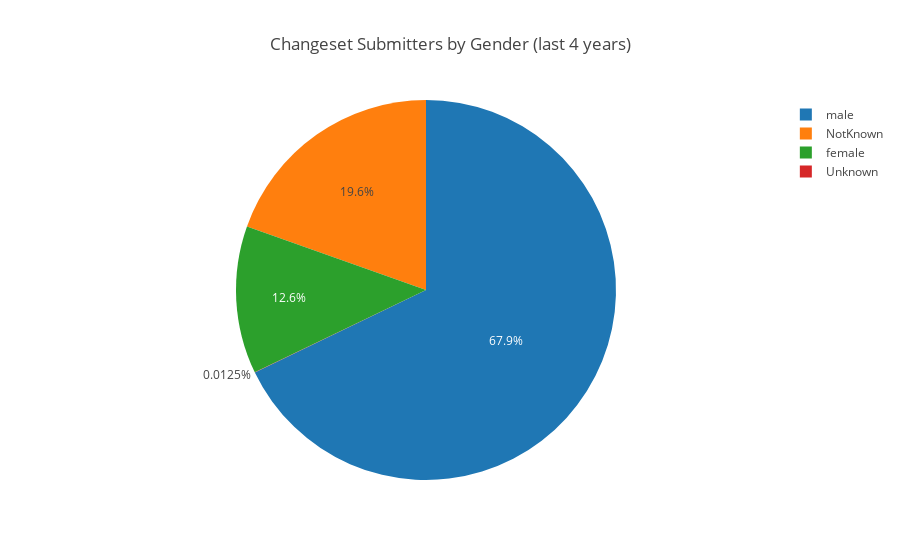

Notebook cell for this chart:
### Markdown cell above
### Aggregated number of submitters

### Code cell
pie_chart_labels, pie_chart_values, pie_chart_count = query_total_piechart(INDEX, METRIC_NAME, METRIC_FIELD, [filter_date_4y,
                                                                                             filter_changeset_submission])
draw_piechart(pie_chart_labels, pie_chart_values, 'Changeset Submitters by Gender (last 4 years)')

### Figure 1 — Plotly figure (JSON) as saved in the notebook; plotly's stock layout.template omitted (floating-point values rounded to 4 significant figures)
{"data": [{"labels": ["male", "NotKnown", "female", "Unknown"], "type": "pie", "values": [5410, 1560, 1002, 1]}], "layout": {"title": "Changeset Submitters by Gender (last 4 years)"}}
